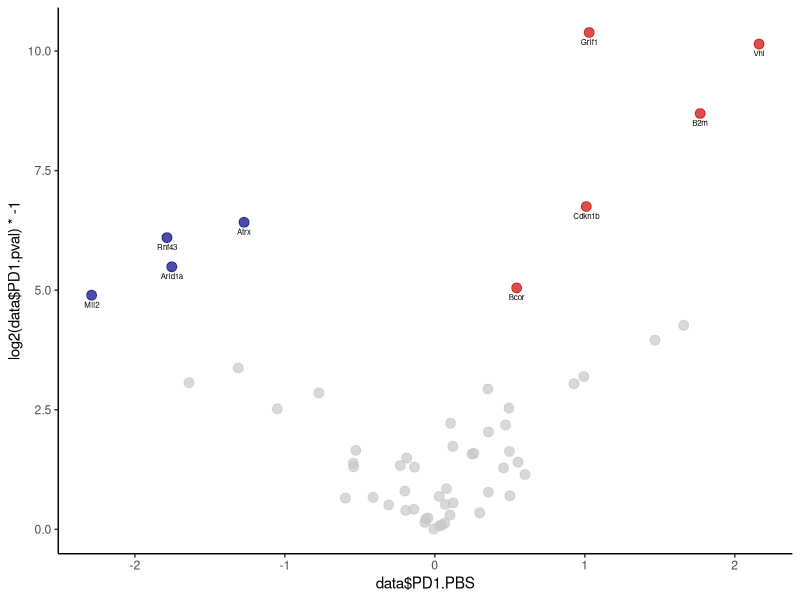
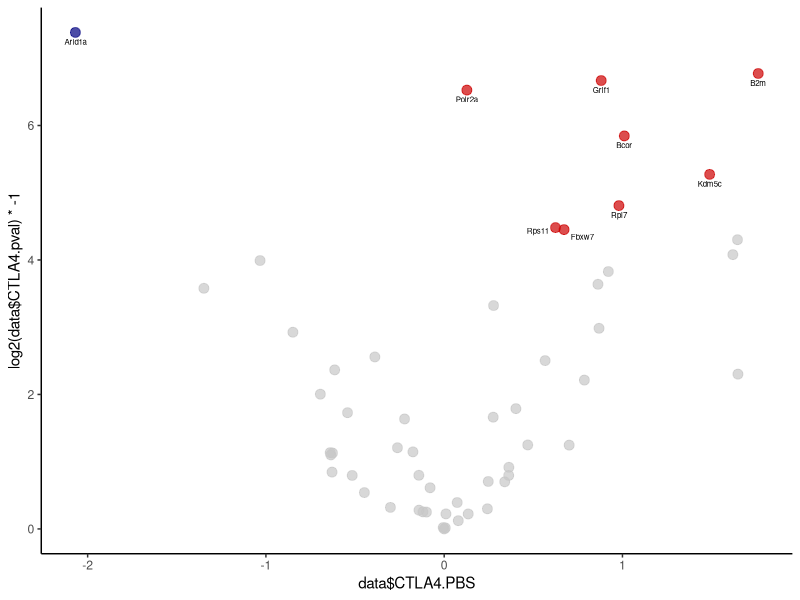

The R script that drew these images, in order:
#!/usr/bin/Rscript

data<-read.table("avg-freq-t.tests.txt",sep="\t",header=TRUE,row.names=1) # t test results
#Get the data points that need red
#REd is significant with ad j pval < 0.05

#first we do PD1 volcano
library(ggplot2)
downdata<-data[data$PD1.pval < 0.05 & data$PD1.PBS < 0,]
updata<-data[data$PD1.pval < 0.05 & data$PD1.PBS > 0,]
normdata<-data[data$PD1.pval >= 0.05,]
data$genes<-rownames(data)

library(ggrepel)
colScale <- scale_colour_manual(values=c("red3","gray78","navy"))
pdf("PD1.volcano.pdf",height=4,width=4,useDingbats=FALSE)
g<-ggplot(data,aes(data$PD1.PBS,log2(data$PD1.pval)*-1))+geom_point(pch=19,alpha=0.7,cex=3,data=normdata,aes(x=normdata$PD1.PBS,y=log2(normdata$PD1.pval)*-1,color="gray78"))+geom_point(pch=19,cex=3,alpha=0.7,data=downdata,aes(x=downdata$PD1.PBS,y=log2(downdata$PD1.pval)*-1,color="red3"))+geom_point(pch=19,cex=3,alpha=0.7,data=updata,aes(x=updata$PD1.PBS,y=log2(updata$PD1.pval)*-1,color="forestgreen"))+colScale+theme_classic()+ theme(legend.position="none")+geom_text_repel(data=subset(data,PD1.pval < 0.05),aes(x=PD1.PBS,y=log2(PD1.pval)*-1,label=genes,cex=0.01),vjust=0,hjust=0.5,size=2)
g
dev.off()

#now we do CTLA4 volcano
library(ggplot2)
downdata<-data[data$CTLA4.pval < 0.05 & data$CTLA4.PBS < 0,]
updata<-data[data$CTLA4.pval < 0.05 & data$CTLA4.PBS > 0,]
normdata<-data[data$CTLA4.pval >= 0.05,]
data$genes<-rownames(data)

library(ggrepel)
colScale <- scale_colour_manual(values=c("red3","gray78","navy"))
pdf("CTLA4.volcano.pdf",height=4,width=4,useDingbats=FALSE)
g<-ggplot(data,aes(data$CTLA4.PBS,log2(data$CTLA4.pval)*-1))+geom_point(pch=19,cex=3,alpha=0.7,data=normdata,aes(x=normdata$CTLA4.PBS,y=log2(normdata$CTLA4.pval)*-1,color="gray78"))+geom_point(pch=19,cex=3,alpha=0.7,data=downdata,aes(x=downdata$CTLA4.PBS,y=log2(downdata$CTLA4.pval)*-1,color="red3"))+geom_point(pch=19,cex=3,alpha=0.7,data=updata,aes(x=updata$CTLA4.PBS,y=log2(updata$CTLA4.pval)*-1,color="forestgreen"))+colScale+theme_classic()+ theme(legend.position="none")+geom_text_repel(data=subset(data,CTLA4.pval < 0.05),aes(x=CTLA4.PBS,y=log2(CTLA4.pval)*-1,label=genes,cex=0.01),vjust=0,hjust=0.5,size=2)
g
dev.off()
